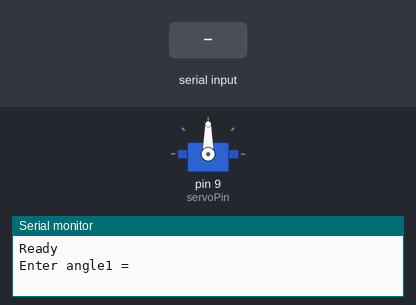
This sketch was run on a simulated Arduino Uno, built with avr-gcc and run on an emulated ATmega328P. On the bench: servo, the last lines printed to the serial monitor. The inputs (shaded band) are chosen by the test bench.

Above: at 1.2 s.
1.3 s: "1" received over Serial
At 1.7 s:
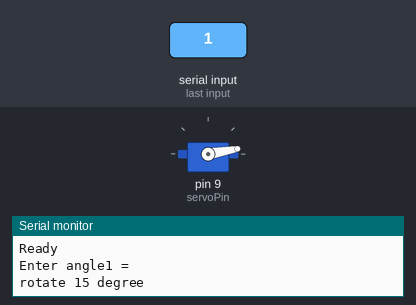
2.8 s: "2" received over Serial
At 4.0 s:
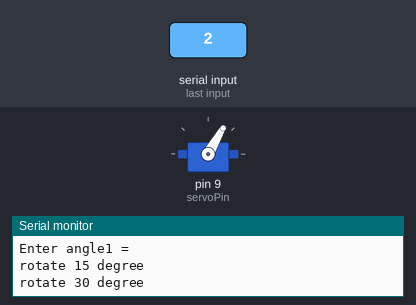
4.3 s: "4" received over Serial
At 5.2 s:
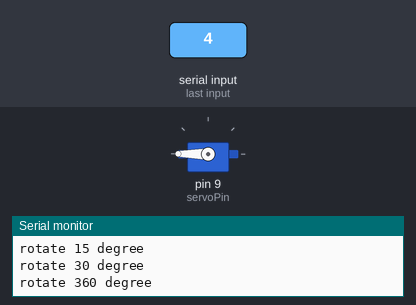
5.8 s: "3" received over Serial
At 6.3 s:
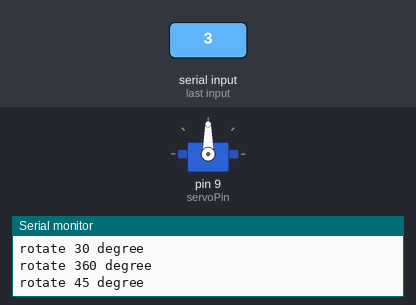
Timing chart, 0 to 8.3 s (numbered marks = the images above; inputs shaded):
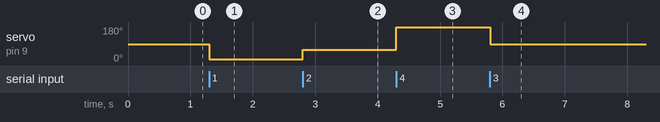

Measured:
- after the input at 1.3 s, servo on pin 9 (servoPin): 90° → 10° at once
- after the input at 2.8 s, servo on pin 9 (servoPin): 10° → 60° at once
- after the input at 4.3 s, servo on pin 9 (servoPin): 60° → 180° at once
- after the input at 5.8 s, servo on pin 9 (servoPin): 180° → 90° at once

The sketch:

servo-angle.ino
```cpp
// Include the Servo library
#include <Servo.h>
// Declare the Servo pin
int servoPin = 9;
// Create a servo object
Servo Servo1;
int pos = 0;
int angle;
void setup() {
   // We need to attach the servo to the used pin number
   Servo1.attach(servoPin);
   Serial.begin(9600);
   Serial.println("Ready");
   Serial.println("Enter angle1 = ");

}
void loop(){

 if (Serial.available()>0)
 { angle = Serial.read();

    if(angle == '1')
    {
      Serial.println("rotate 15 degree");
      Servo1.write(10);
      delay(1000);
    }
 if(angle == '2')
 {
  Serial.println("rotate 30 degree");
      Servo1.write(60);
      delay(1000);
 }
  if(angle == '3')
 {
  Serial.println("rotate 45 degree");
      Servo1.write(90);
          delay(1000);
 }
 if(angle == '4')
 {
  Serial.println("rotate 360 degree");
      Servo1.write(360);
      delay(1000);

 }
  }
 }

  // Make servo go to 90 degrees
 /* Servo1.write(45);
   delay(1000);
    Servo1.write(90);
   delay(1000);
    Servo1.write(135 );
   delay(1000);
   // Make servo go to 180 degrees
 Servo1.write(180);
   delay(1000); */
```
